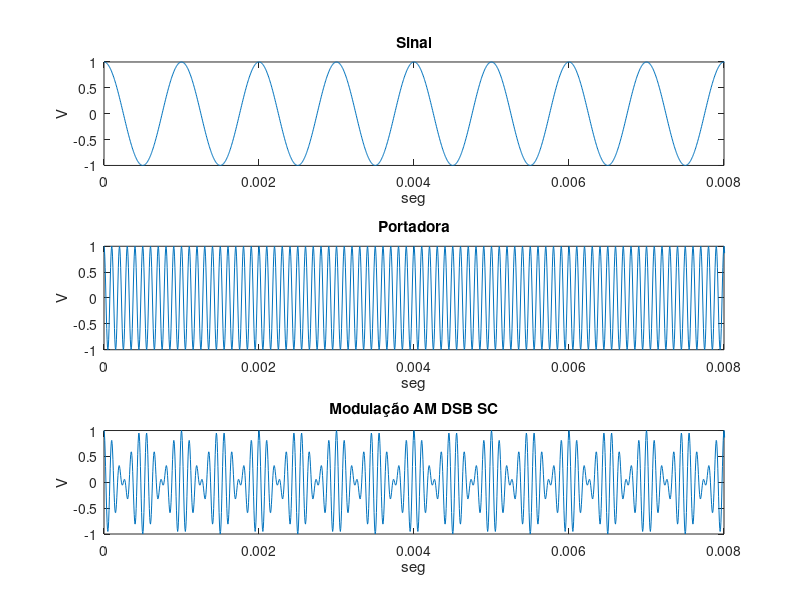

Write the MATLAB code that produced this figure.
%% AM DSB-SC

% Modulação AM (Tempo)
% Características do sinal

fa = 200e3;
t = [0:1/20e4:1];
fr = [-fa/2:1:fa/2];

m_t = cos(2*pi*t*1e3); % Sinal banda-base
c_t = cos(2*pi*t*10e3) % Sinal da portadora
s_t = m_t.*c_t; % Sinal modulado

% Plot dos sinais
figure(1);
subplot(311);plot(t,m_t);xlim([0 8e-3]);title('Sinal');xlabel('seg');ylabel('V');
subplot(312);plot(t,c_t);xlim([0 8e-3]);title('Portadora');xlabel('seg');ylabel('V');
subplot(313);plot(t,s_t);xlim([0 8e-3]);title('Modulação AM DSB SC');xlabel('seg');ylabel('V');
